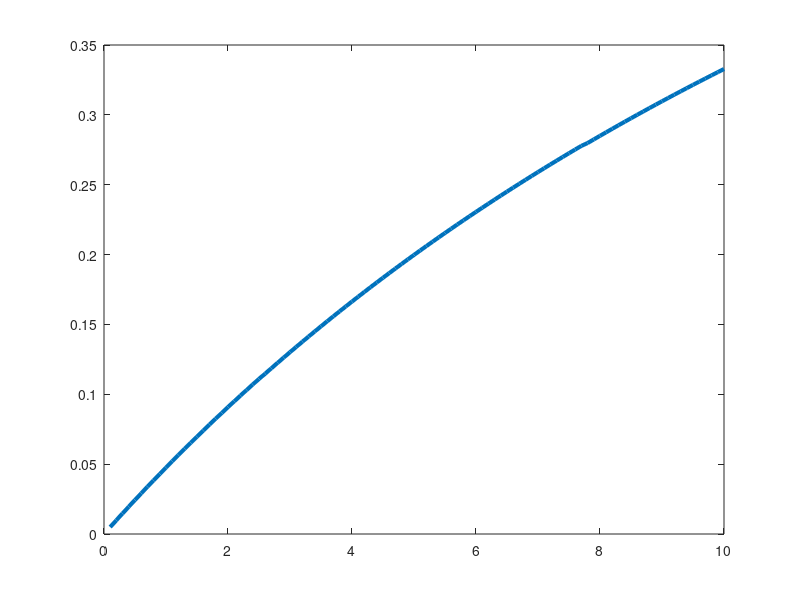
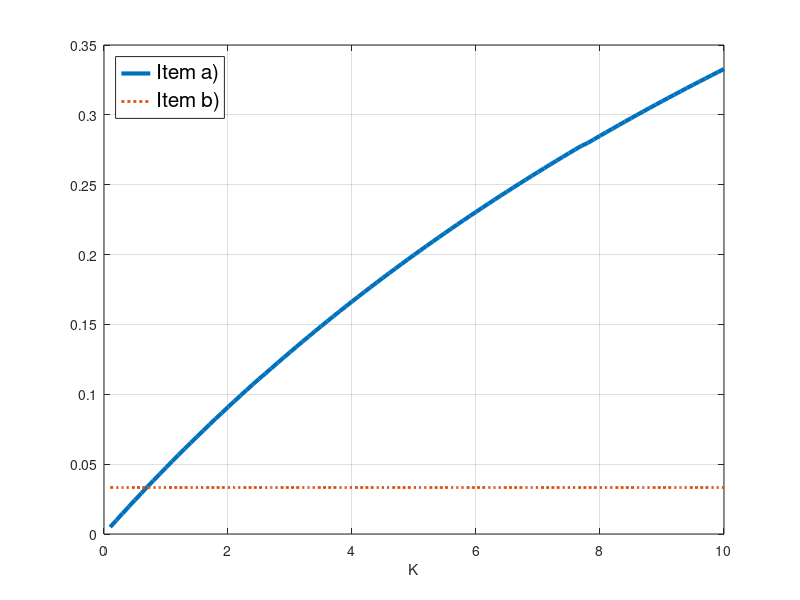

Here is the MATLAB script that generated these plots, in order:
close all; clc; clear;
%% Lista 2 - Ex 10
% Considere o diagrama de blocos abaixo.

%% (a) Calcule a resposta do sistema em malha fechada (isto é, R(s) = 1 / s
% e Tp(s) = 0) e plote o gráfico do valor em regime permanente da saída
% Y(s) em função do ganho do controlador 0 < k ≤ 10.
% Controlador
K = 0.1:0.1:10;

% Planta
num_p = 1;
den_p = [1 20 20];
planta = tf(num_p, den_p)

for i=1:length(K)
 num_c = K(i); 
 den_c = 1;
 controlador = tf(num_c,den_c);
 serie_cp = feedback(controlador*planta, 1)
 feedback_cp = feedback(planta, controlador)
 y1 = step(serie_cp);
 Tf1(i) = y1(end);
end

%plot
figure(1)
plot(K,Tf1, 'LineWidth',3)
%% (b) Calcule a resposta à perturbação em degrau do sistema em malha 
% fechada (isto é, R(s) = 0 e Tp(s) = 1 / s)e plote o gráfico do valor em 
% regime permanente da saída Y(s) em função do ganho do controlador 
% 0 < k ≤ 10 no mesmo gráfico do item (a).
for i=1:length(K)
 y2 = step(feedback_cp);
 Tf2(i) = y2(end);
end

%plot
figure(2)
plot(K,Tf1, 'LineStyle','-', 'LineWidth', 3)
hold on
grid on
plot(K, Tf2,'LineStyle',':', 'LineWidth', 2)
xlabel('K')
legend('Item a)','Item b)', 'FontSize', 15, 'Location', 'northwest')

%% (c) Determine o valor de K de modo que o valor do regime permante da 
% saída seja igual para ambas, a resposta à entrada e a resposta à
% pertubação.